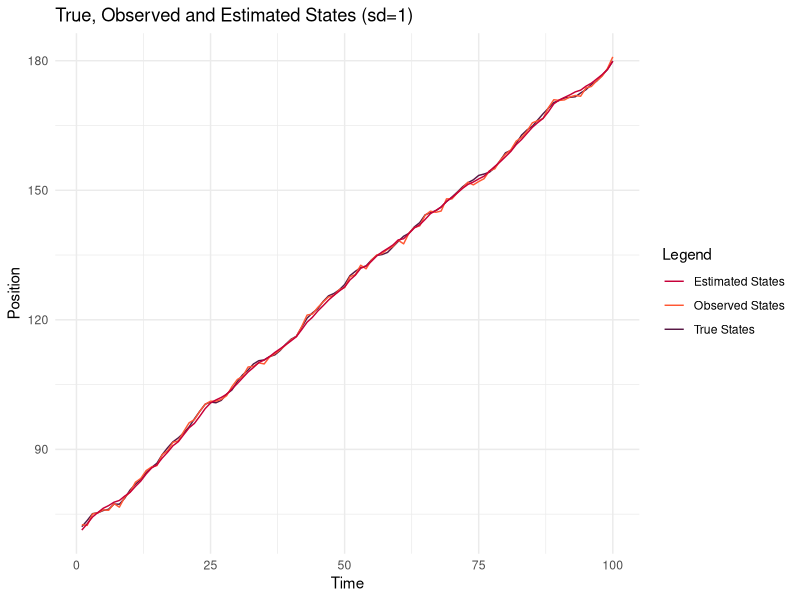
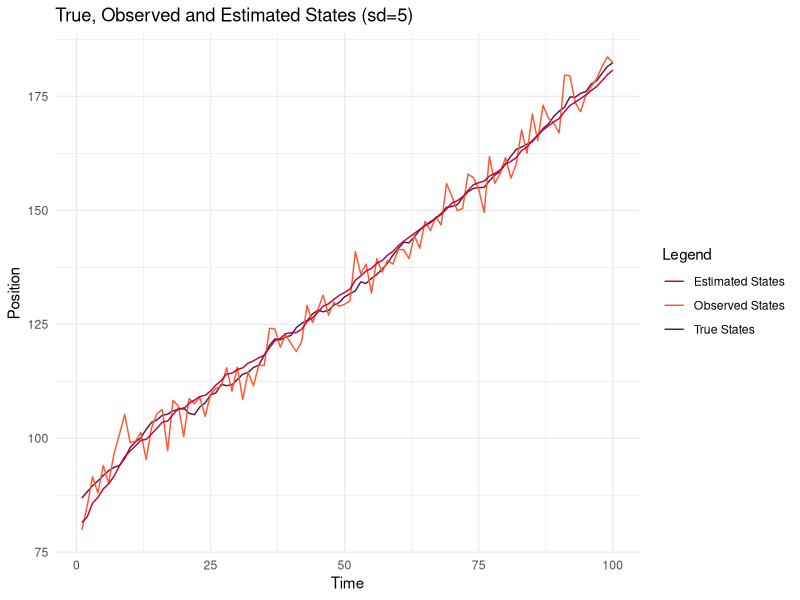
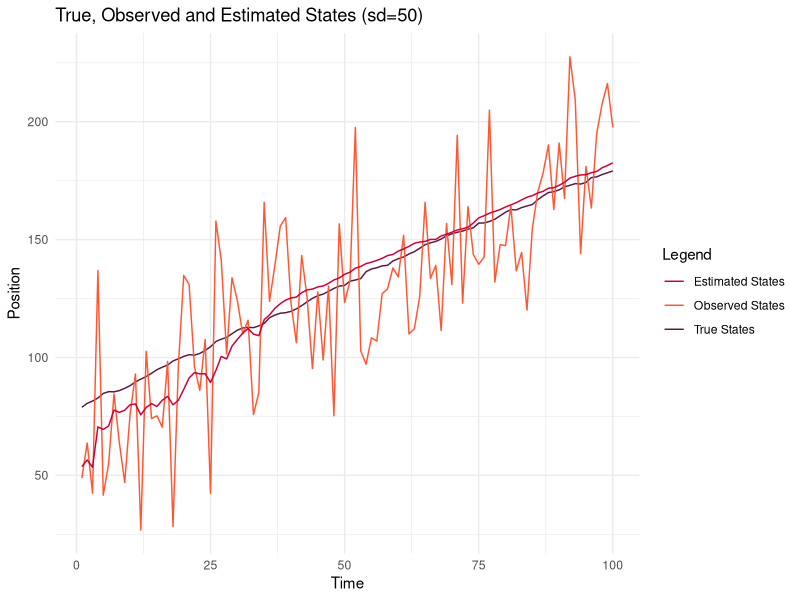
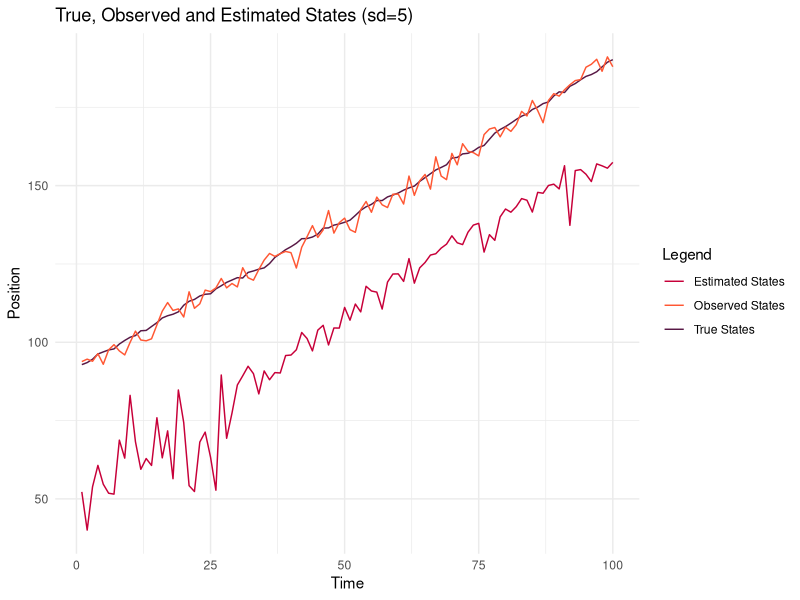

R code for these plots, in order:
## ---- chunk 1
library(ggplot2)
knitr::opts_chunk$set(echo = TRUE)
set.seed(12345)
## ---- chunk 2

# Parameter setup
partice_sample_size = 100 # M
iterations = 100 # T

rtransition = function(z_t_1, sd=1) {
  return(sum(rnorm(3, c(0, 1, 2)+z_t_1, sd=sd))/3)
}

remission = function(n, z_t, sd=1) {
  return(sum(rnorm(3, c(0, -1, 1)+z_t, sd=sd))/3)
}

demission = function(x_t, z_t, sd=1){
  return(sum(dnorm(x_t, c(0, -1, 1)+z_t, sd=sd))/3)
}

rinit = function(n) {
  return(runif(n, 0, 100))
}

sample_observations = function(n, sd_emission=1) {
  # First observation
  states = vector(length = n) # Z
  observations = vector(length = n) # X
  
  states[1] = rinit(1)
  observations[1] = remission(1, states[1], sd_emission)
  
  for (i in 2:n) {
    states[i] = rtransition(states[i-1])
    observations[i] = remission(1, states[i], sd_emission)
  }
  
  return(data.frame(states = states, obs = observations))
}

particle_filter = function(observations, T=100, M=100, sd_emission=1, corr=TRUE) {
  
  X = matrix(nrow = T, ncol = M) # Posterior believe
  X_bar = matrix(nrow = T, ncol = M) # Prior believe
  W = matrix(nrow = T, ncol = M)
  Z = vector(length = T)
  
  for (t in 1:T) {
    
    if (t == 1) {
      # Initialization
      X_temp = rinit(M)
      # Prediction
      X_bar[t,] = sapply(X_temp, rtransition)
    }
    else {
      # Prediction
      X_bar[t,] = sapply(X[t-1,], rtransition)
    }
    
    # Importance Weight
    W[t, ] = sapply(X_bar[t,], demission, z_t = observations[t], sd=sd_emission)
    # Normalize
    W[t, ] = W[t, ]/sum(W[t, ])
    # Correction
    if (corr) {
      prob = W[t,]
    }
    else {
      prob = rep(1, length(W[t,]))
    }
    X[t,] = sample(X_bar[t,], M, prob = prob, replace = TRUE)
    # Taken from Bishop
    Z[t] = as.numeric(W[t, ] %*% X[t, ])
    
  }
  
  return(list(X=X, X_bar=X_bar, W=W, Z=Z))
}


## ---- chunk 3

sd_emission = 1

observations = sample_observations(iterations, sd_emission)

res = particle_filter(observations$obs,
                      T = iterations,
                      M = partice_sample_size,
                      sd_emission = sd_emission)

## ---- chunk 4

df = data.frame(time = 1:iterations,
                true_states=observations$states,
                observed_states=observations$obs,
                estimated_states=res$Z)

ggplot(df) +
  geom_line(aes(x = time, y = true_states, colour = "True States")) +
  geom_line(aes(x = time, y = observed_states, colour = "Observed States")) +
  geom_line(aes(x = time, y = estimated_states, colour = "Estimated States")) +
  labs(title = "True, Observed and Estimated States (sd=1)",
       y = "Position",
       x = "Time", color = "Legend") +
  scale_color_manual(values = c("#C70039", "#FF5733", "#581845")) +
  theme_minimal()

## ---- chunk 5

sd_emission = 5

observations = sample_observations(iterations, sd_emission)

res = particle_filter(observations$obs,
                      T = iterations,
                      M = partice_sample_size,
                      sd_emission = sd_emission)

## ---- chunk 6

df = data.frame(time = 1:iterations,
                true_states=observations$states,
                observed_states=observations$obs,
                estimated_states=res$Z)

ggplot(df) +
  geom_line(aes(x = time, y = true_states, colour = "True States")) +
  geom_line(aes(x = time, y = observed_states, colour = "Observed States")) +
  geom_line(aes(x = time, y = estimated_states, colour = "Estimated States")) +
  labs(title = "True, Observed and Estimated States (sd=5)",
       y = "Position",
       x = "Time", color = "Legend") +
  scale_color_manual(values = c("#C70039", "#FF5733", "#581845")) +
  theme_minimal()

## ---- chunk 7

sd_emission = 50

observations = sample_observations(iterations, sd_emission)

res = particle_filter(observations$obs,
                      T = iterations,
                      M = partice_sample_size,
                      sd_emission = sd_emission)

## ---- chunk 8

df = data.frame(time = 1:iterations,
                true_states=observations$states,
                observed_states=observations$obs,
                estimated_states=res$Z)

ggplot(df) +
  geom_line(aes(x = time, y = true_states, colour = "True States")) +
  geom_line(aes(x = time, y = observed_states, colour = "Observed States")) +
  geom_line(aes(x = time, y = estimated_states, colour = "Estimated States")) +
  labs(title = "True, Observed and Estimated States (sd=50)",
       y = "Position",
       x = "Time", color = "Legend") +
  scale_color_manual(values = c("#C70039", "#FF5733", "#581845")) +
  theme_minimal()

## ---- chunk 9

sd_emission = 5

observations = sample_observations(iterations, sd_emission)

res = particle_filter(observations$obs,
                      T = iterations,
                      M = partice_sample_size,
                      sd_emission = sd_emission,
                      corr=FALSE)

## ---- chunk 10

df = data.frame(time = 1:iterations,
                true_states=observations$states,
                observed_states=observations$obs,
                estimated_states=res$Z)

ggplot(df) +
  geom_line(aes(x = time, y = true_states, colour = "True States")) +
  geom_line(aes(x = time, y = observed_states, colour = "Observed States")) +
  geom_line(aes(x = time, y = estimated_states, colour = "Estimated States")) +
  labs(title = "True, Observed and Estimated States (sd=5)",
       y = "Position",
       x = "Time", color = "Legend") +
  scale_color_manual(values = c("#C70039", "#FF5733", "#581845")) +
  theme_minimal()

